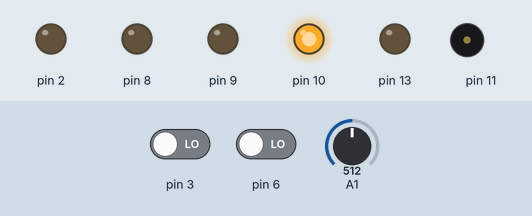
A sketch run on a simulated Arduino Nano, built with avr-gcc and run on an emulated ATmega328P. On the bench: output pins drawn as LEDs (lit = HIGH), buzzer (waves = sounding). Inputs (shaded band) come from the test bench; at power-on: pin 6 LOW, pin 3 LOW, A1 = 512.

Above: at 2.2 s.
2.3 s: pin 6 driven HIGH
At 4.45 s:
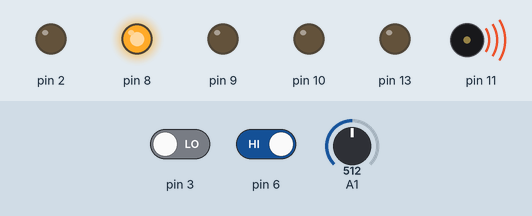
At 5.3 s:
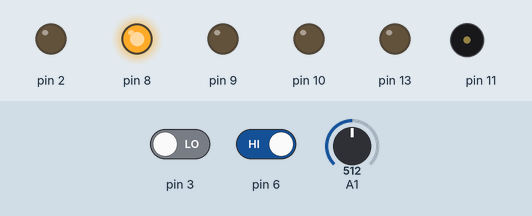
Timing chart, 0 to 6.8 s (numbered marks = the images above; inputs shaded):
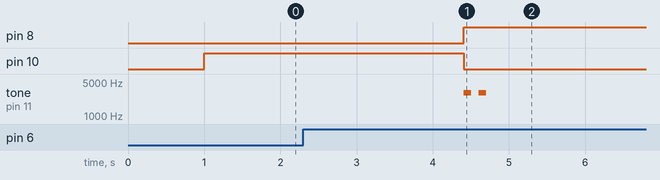

The sketch:

babaodeng_mixiao.ino
```cpp
/*
 * 名称：护眼学习灯
 * 作者：周米笑
 * 邮件：mixiao.zhou@qq.com
 * Github: https://github.com/mixiao07/babaohe
 * 版本：2017-04-03 1.0.0
 * 备注：
 *    材料：
 *    Arduino Nano
 *    喇叭
 *    继电器
 *    RGB 三色 LED
 *    光敏电阻
 *    人体传感器
 *    超声波测距传感器
 *    触摸板
 *    其他：面包板、杜邦线、热熔胶、插座电线、USB充电头等
 *
 *    开发工具：
 *    Arduino 1.8.1
 */

unsigned long htime = 0;
bool kaideng = false;    //控制灯开关
bool yourenma = false;    //人体传感器 判断有没有人
bool jinglema = false;    //超声波测距 判断近不近
bool taianle =  false;    //光敏电阻 判断黑不黑
bool chifanqie = false;    //判断有没有进入番茄学习法
unsigned long fanqietime =0;

void setup() {
  // put your setup code here, to run once:
  pinMode(13,OUTPUT);  //LED灯
  digitalWrite(13, LOW);

  pinMode(2,OUTPUT);   //继电器开关
  digitalWrite(2, LOW);

  pinMode(3,INPUT);    //人体红外传感器

  pinMode(4,OUTPUT);   //超声波测距 trig
  pinMode(5,INPUT);    //超声波测距echo
  digitalWrite(4, LOW);

  pinMode(6,INPUT);    //触控板

  pinMode(8,OUTPUT);   //红灯
  pinMode(9,OUTPUT);   //绿灯
  pinMode(10,OUTPUT);  //蓝灯
  digitalWrite(8, LOW);
  digitalWrite(9, LOW);
  digitalWrite(10, LOW);

  pinMode(11,OUTPUT);  // 喇叭

  //Serial.begin(9600);
  //Serial.println("Hello MiXiao Gooooo");
  delay(1000);
  digitalWrite(10, HIGH);
}

void loop() {
  // put your main code here, to run repeatedly:
  int renti;
  int guanx;
  int chumo;
  float juli;
  unsigned long ctime1;

  //判断有没有人
  ctime1 = millis();
  renti = digitalRead(3);
  if (renti) {
    htime = ctime1;
    yourenma = true;   //发现有人了
  }
  else {
    if ((unsigned long)(ctime1 - htime) > (unsigned long)(120000)) {
      yourenma = false;   //发现没有人了
    }
  }
  //判断够不够亮
  guanx = analogRead(A1);
  if(guanx>140){
    taianle = true;
  }
  else{
    taianle = false;
  }

 // 测试距离 小于40cm就报警
 juli = 200;
 if (yourenma) {
   digitalWrite(4, HIGH);
   delayMicroseconds(20);
   digitalWrite(4, LOW);
   juli = pulseIn(5, HIGH) / 58.82;
   if( juli < 40){
    jinglema  = true;
   }
   else{
    jinglema = false;
   }
 }

  if((juli < 60) && yourenma && taianle){
   kaideng = true;
   digitalWrite(2,HIGH);   //开灯
  }
  else if(!yourenma){
    kaideng = false;
    digitalWrite(2,LOW);  //关灯
  }

 if(yourenma && jinglema){
  tone(11,2000,100);
  delay(100);
 }

  chumo=digitalRead(6);
  if(chumo){
    unsigned long kaishitime = millis();

    // 等到松手不触摸
    do {
      delay(5);
      chumo=digitalRead(6);

      ctime1 = millis();
      if((ctime1 - kaishitime) > 2000){
        break;
      }
    } while(chumo);

    ctime1 = millis();

    if((ctime1 - kaishitime) > 2000){
      if(!chifanqie){
        chifanqie = true;
        fanqietime=ctime1;
        digitalWrite(8,HIGH);
        digitalWrite(9,LOW);
        digitalWrite(10,LOW);
        tone(11,3000,100);
        delay(200);
        tone(11,3000,100);
      }
    }
  }

  //番茄时间 25 分钟
  if(chifanqie){
    ctime1 = millis();
    if(( ctime1 - fanqietime) > 1500000) {
      chifanqie = false;
      digitalWrite(8,LOW);
      digitalWrite(9,HIGH);
      digitalWrite(10,LOW);
      tone(11,3000,100);
      delay(200);
      tone(11,3000,100);
      delay(200);
      tone(11,3000,300);
    }
  }

/*
 Serial.println(guanx);
 Serial.print("den = ");
 Serial.println(kaideng);
 Serial.print(juli);
 Serial.println(" cm");
 */

 delay(200);
}
```

Measured:
- after the input at 2.3 s, pin 8: LOW → HIGH after 2.1 s; pin 10: HIGH → LOW after 2.1 s; tone on pin 11: alternates 3000 Hz for 0.10 s and silent for 0.10 s, 4 changes in all, then stays silent, starting after 2.1 s
